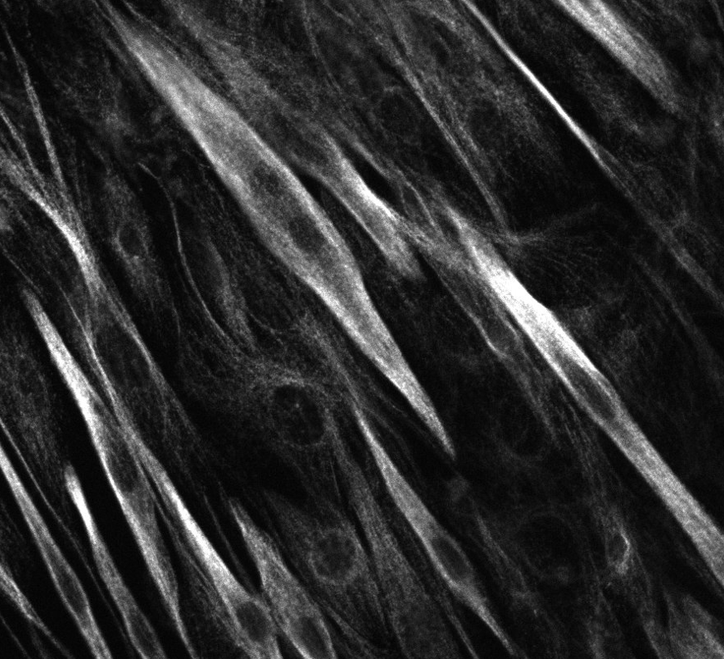
#> input picture images/image1.PNG, 724 x 659 px, shrunk from 871 x 793 before the run; its folder holds only this picture in this run
$ python nematic_batch_run.py
#> lines starting #> are read from the running program, lines starting #| are printed output that depends on the picture
### python/analyze_nematic_order.py
import numpy as np
import scipy.ndimage as ndimage
import matplotlib.pyplot as plt
from PIL import Image
import os

def analyze_nematic_order(filename, sigma, box_size, fancy=0):
    """
    Analyzes orientational order and director fields from image texture.

    Parameters:
    -----------
    filename : str
        Path to the image file.
    sigma : float
        Standard deviation of the Gaussian blur kernel (in pixels).
    box_size : int
        Size of square grid boxes for local spatial averaging (in pixels).
    fancy : int (0 or 1)
        If 1, uses a styled thick representation for the director lines.

    Returns:
    --------
    S_field : ndarray
        Interpolated local scalar nematic order parameter field (2D).
    theta_field : ndarray
        Interpolated local director angle field in radians, scaled by 1/pi (2D).
    avg_nematic_order : float
        Average scalar nematic order parameter over all boxes.
    global_nematic_order : float
        Global scalar nematic order parameter across the entire image.
    U : ndarray
        X components of local director field vectors.
    V : ndarray
        Y components of local director field vectors.
    """
#> called with filename = 'images/image1.PNG', sigma = 3, box_size = 64, fancy = 0
    # -------------------------------------------------------------------------
    # 1. Image Pre-processing
    # -------------------------------------------------------------------------
    if not os.path.exists(filename):
        raise FileNotFoundError(f"Image file not found: {filename}")

    img_pil = Image.open(filename)
#> img_pil is the input picture: PIL image 724x659 RGB; min 1, max 255, mean 43.8
    # Convert to grayscale if RGB
    if img_pil.mode in ("RGB", "RGBA"):
        img_pil = img_pil.convert("L")
#> img_pil: PIL image 724x659 L
    img = np.array(img_pil, dtype=float)

    # Scale image intensities to [0, 1] to match MATLAB's im2double
    img = img / 255.0

    # -------------------------------------------------------------------------
    # 2. Image Smoothing
    # -------------------------------------------------------------------------
    # Apply 2D Gaussian blur. Mode 'nearest' behaves closely to MATLAB's padding.
    blurred_img = ndimage.gaussian_filter(img, sigma, mode='nearest')

    # -------------------------------------------------------------------------
    # 3. Gradient Computation
    # -------------------------------------------------------------------------
    # NumPy gradient along axis 0 (y) and axis 1 (x)
    # Note: np.gradient returns (grad_y, grad_x) for a 2D array.
    Iy, Ix = np.gradient(blurred_img)
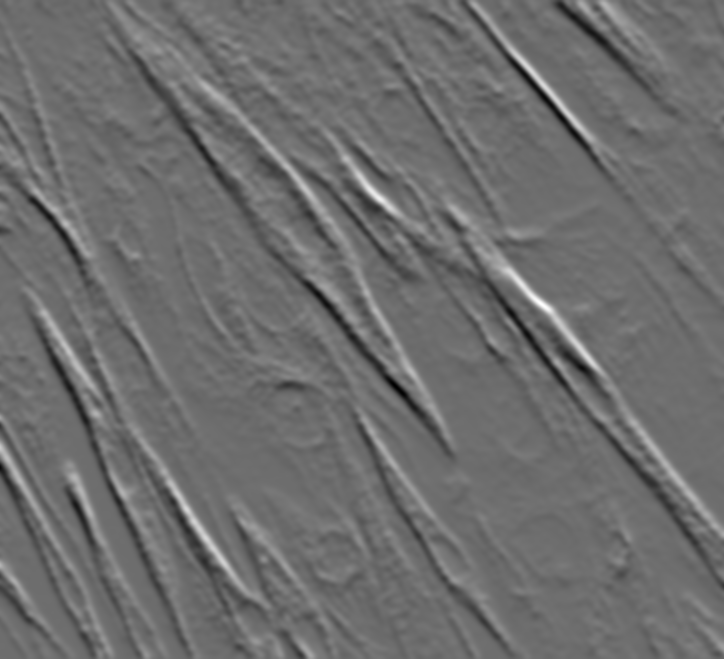
#> Iy: shape (659, 724) float64; min -0.0717, max 0.0946, mean -5.87e-05; drawn with min black and max white
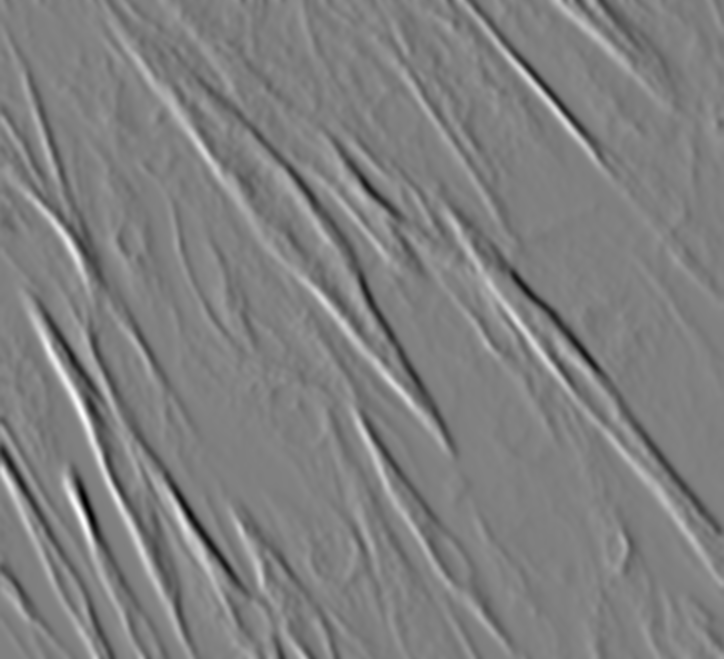
#> Ix: shape (659, 724) float64; min -0.109, max 0.107, mean -4.96e-05; drawn with min black and max white

    height, width = blurred_img.shape
#> height = 659; width = 724

    # -------------------------------------------------------------------------
    # 4. Box-wise Structure Tensor Calculations
    # -------------------------------------------------------------------------
    num_boxes_x = width // box_size
#> num_boxes_x = 11
    num_boxes_y = height // box_size
#> num_boxes_y = 10

    c2_all = np.zeros((num_boxes_y, num_boxes_x))
    s2_all = np.zeros((num_boxes_y, num_boxes_x))

    for i in range(num_boxes_y):
        for j in range(num_boxes_x):
            # Define box boundaries (0-indexed, exclusive upper bounds)
            row_start = i * box_size
            row_end = (i + 1) * box_size
            col_start = j * box_size
            col_end = (j + 1) * box_size

            # Extract gradients for the current box
            Ix_box = Ix[row_start:row_end, col_start:col_end]
            Iy_box = Iy[row_start:row_end, col_start:col_end]

            # Compute local structure tensor components
            J11 = np.mean(Ix_box**2)
            J12 = np.mean(Ix_box * Iy_box)
            J22 = np.mean(Iy_box**2)
            traceJ = J11 + J22

            if traceJ < 1e-10:
                c2 = 0.0
                s2 = 0.0
            else:
                # Normalize and compute nematic components
                c2 = (J11 - J22) / traceJ
                s2 = (2.0 * J12) / traceJ

            c2_all[i, j] = c2
            s2_all[i, j] = s2

    # -------------------------------------------------------------------------
    # 5. Scalar Nematic Order Parameter
    # -------------------------------------------------------------------------
    c2_avg = np.mean(c2_all)
#> c2_avg = 0.271
    s2_avg = np.mean(s2_all)
#> s2_avg = -0.698
    avg_nematic_order = np.sqrt(c2_avg**2 + s2_avg**2)
#> avg_nematic_order = 0.748

    # -------------------------------------------------------------------------
    # 6. Global Nematic Order Parameter (Entire Image)
    # -------------------------------------------------------------------------
    J11_global = np.mean(Ix**2)
#> J11_global = 0.000256
    J12_global = np.mean(Ix * Iy)
#> J12_global = -0.000155
    J22_global = np.mean(Iy**2)
#> J22_global = 0.000125
    traceJ_global = J11_global + J22_global
#> traceJ_global = 0.000381

    if traceJ_global < 1e-10:
        global_nematic_order = 0.0
    else:
        c2_global = (J11_global - J22_global) / traceJ_global
#> c2_global = 0.342
        s2_global = (2.0 * J12_global) / traceJ_global
#> s2_global = -0.816
        global_nematic_order = np.sqrt(c2_global**2 + s2_global**2)
#> global_nematic_order = 0.885

    print(f"Average Nematic Order (box-wise): {avg_nematic_order:.4f}")
#| Average Nematic Order (box-wise): 0.7484
    print(f"Global Nematic Order: {global_nematic_order:.4f}")
#| Global Nematic Order: 0.8850

    # -------------------------------------------------------------------------
    # 7. Field Interpolation & Visualization
    # -------------------------------------------------------------------------
    S_box = np.sqrt(c2_all**2 + s2_all**2)
    theta_box = 0.5 * np.arctan2(s2_all, c2_all)

    # Refine grid by factor of 16 (zoom = 2^4 = 16) to match MATLAB's interp2(..., 4)
    # order=1 specifies bilinear interpolation
    S_field = ndimage.zoom(S_box, 16, order=1)
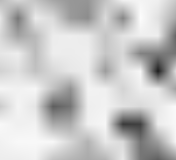
#> S_field: shape (160, 176) float64; min 0.139, max 0.991, mean 0.792
    theta_field = ndimage.zoom(theta_box / np.pi, 16, order=1)
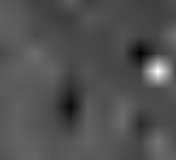
#> theta_field: shape (160, 176) float64; min -0.481, max 0.431, mean -0.189; drawn with min black and max white

    # Plot 1: Angle of the Nematic Director (sin(2*theta))
    plt.figure(figsize=(6, 5))
    plt.imshow(np.sin(theta_field * 2.0 * np.pi), cmap='twilight', aspect='equal')
    plt.colorbar(label=r'$\sin(2\theta)$')
    plt.title('Angle of the Nematic Director')
    plt.axis('image')
    plt.tight_layout()
    plt.show(block=False)

    # -------------------------------------------------------------------------
    # 8. Director Overlay (Quiver Plot)
    # -------------------------------------------------------------------------
    # Create coordinate meshgrid for box centers
    x = (np.arange(num_boxes_x) + 0.5) * box_size
    y = (np.arange(num_boxes_y) + 0.5) * box_size
    X, Y = np.meshgrid(x, y)

    # Directors are perpendicular to gradients (texture orientation = gradient angle + pi/2)
    U = np.cos(theta_box + np.pi / 2.0)
    V = np.sin(theta_box + np.pi / 2.0)

    # Plot 2: Subplots showing Director Overlay and Grayscale Angle Field
    fig, axes = plt.subplots(1, 2, figsize=(12, 6))

    # Left subplot: Grayscale image with director overlay
    axes[0].imshow(img, cmap='gray', aspect='equal')

    # Set styling based on fancy parameter
    if fancy == 1:
        # Styled representation with dot markers and thicker lines
        # Matplotlib quiver uses cartesian angles by default. We specify angles='xy', scale_units='xy'
        # scale=0.03 fits the length visually
        axes[0].quiver(X, Y, U, V, angles='xy', scale_units='xy', scale=0.03,
                       color='yellow', width=0.005, headwidth=0, headlength=0,
                       headaxislength=0, pivot='middle')
        axes[0].scatter(X, Y, color='yellow', s=10, zorder=3)
    else:
        # Standard yellow lines
        axes[0].quiver(X, Y, U, V, angles='xy', scale_units='xy', scale=0.02,
                       color='yellow', width=0.003, headwidth=0, headlength=0,
                       headaxislength=0, pivot='middle')

    axes[0].set_title('Director Field Overlay')
    axes[0].axis('image')

    # Right subplot: Grayscale representation of the angle field
    im2 = axes[1].imshow(np.sin(theta_field * 2.0 * np.pi), cmap='gray', aspect='equal')
    axes[1].set_title('Angle of the Nematic Director')
    axes[1].axis('image')

    plt.tight_layout()
    plt.show()
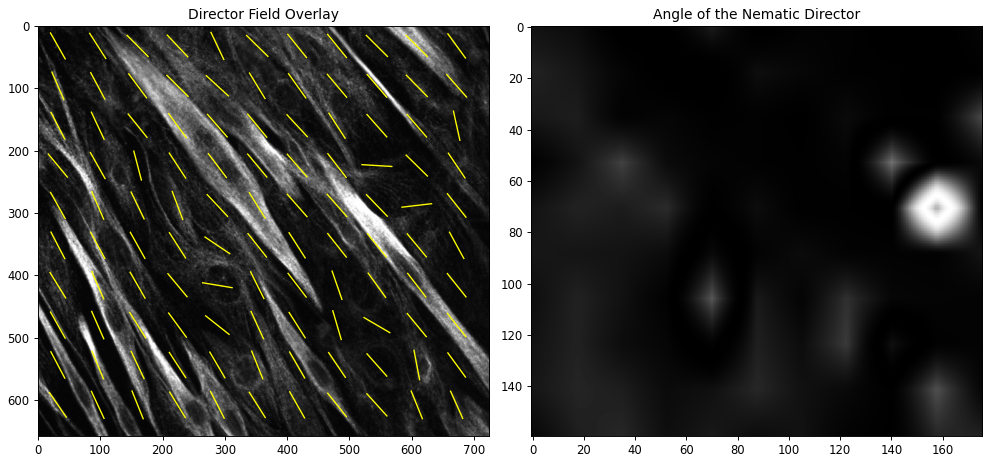
#> figure drawn by matplotlib, 2 panels

    return S_field, theta_field, avg_nematic_order, global_nematic_order, U, V

### python/nematic_batch_run.py
import os
import glob
import numpy as np
import matplotlib
# Use Agg backend for headless batch processing (saves plots to disk without opening GUI windows)
matplotlib.use('Agg')
import matplotlib.pyplot as plt
from analyze_nematic_order import analyze_nematic_order

# =========================================================================
# CONFIGURATION AND SETUP
# =========================================================================
script_dir = os.path.dirname(os.path.abspath(__file__))
in_dir = os.path.abspath(os.path.join(script_dir, "..", "images"))
out_dir = os.path.abspath(os.path.join(script_dir, "..", "batch_results_python"))

if not os.path.exists(out_dir):
    os.makedirs(out_dir)

# Find all PNG files in parent directory
png_files = glob.glob(os.path.join(in_dir, "*.png")) + glob.glob(os.path.join(in_dir, "*.PNG"))
# Keep unique files
png_files = sorted(list(set(png_files)))

num_files = len(png_files)
if num_files == 0:
    print(f"No PNG images found in: {in_dir}")
    exit(1)

print("--- Starting Python Nematic Batch Processing ---")
print(f"Found {num_files} images in folder: {in_dir}\n")

# Parameters
sigma = 3.0
box_size = 64
fancy = 0

results = []
all_dThetas = []
image_names = []

# Loop through each image
for k, filepath in enumerate(png_files):
    filename = os.path.basename(filepath)
    base_name, _ = os.path.splitext(filename)
    image_names.append(base_name)

    print(f"[{k+1}/{num_files}] Processing image: {filename}")

    # 1. Run core nematic order analysis
    # Since we are using the Agg backend, analyze_nematic_order will generate the figures
    # but plt.show() will not open them. We will capture and save the open figures.
    plt.close('all') # Clear previous plots

    S_field, theta_field, avg_S, global_S, U, V = analyze_nematic_order(
        filename=filepath,
        sigma=sigma,
        box_size=box_size,
        fancy=fancy
    )
#> avg_S = 0.748; global_S = 0.885

    # 2. Save the figures generated by the analyze_nematic_order function
    # Figure 1: Nematic Angle Map (from plt.figure() in analyze_nematic_order)
    # Figure 2: Director overlay subplots (from plt.subplots() in analyze_nematic_order)
    fig_ids = plt.get_fignums()

    if len(fig_ids) >= 1:
        fig1 = plt.figure(fig_ids[0])
        fig1.savefig(os.path.join(out_dir, f"{base_name}_angle_map.png"), dpi=150)

    if len(fig_ids) >= 2:
        fig2 = plt.figure(fig_ids[1])
        fig2.savefig(os.path.join(out_dir, f"{base_name}_director_overlay.png"), dpi=150)

    plt.close('all')

    # 3. Calculate orientation angle statistics
    # theta_field output is scaled as theta / pi. Multiply by pi, then convert to degrees.
    theta = theta_field * np.pi
    dTheta = (theta - np.mean(theta)) * 180.0 / np.pi
    dTheta_flat = dTheta.flatten()
    all_dThetas.append(dTheta_flat)

    ang_variance = np.var(dTheta_flat)
#> ang_variance = 131.4

    results.append({
        'name': filename,
        'avg_S': avg_S,
        'global_S': global_S,
        'ang_variance': ang_variance
    })

    # 4. Generate and save the fluctuation histogram for this specific image
    plt.figure(figsize=(6, 4))
    plt.hist(dTheta_flat, bins=30, weights=np.ones_like(dTheta_flat)/len(dTheta_flat),
             facecolor='skyblue', edgecolor='black', alpha=0.8)
    plt.xlabel('Angular Fluctuation $\Delta\\theta$ (degrees)')
    plt.ylabel('Probability')
    plt.title(f'Orientation Fluctuations: {filename}')
    plt.grid(axis='y', linestyle='--', alpha=0.7)
    plt.tight_layout()
    plt.savefig(os.path.join(out_dir, f"{base_name}_fluctuation_histogram.png"), dpi=150)
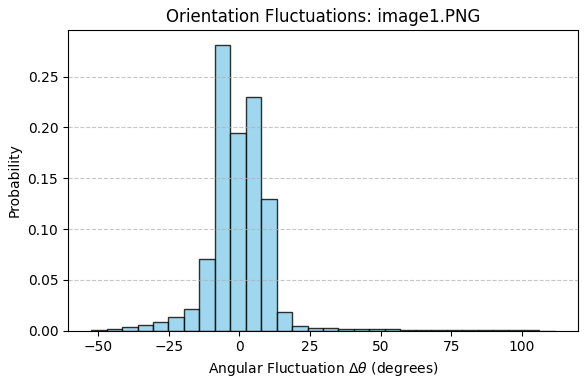
#> figure drawn by matplotlib, 1 panel; tallest bar 0.282 high, from x = -8.66 to -3.18
    plt.close()

    print(f"  -> Saved figures to: {out_dir}")
    print(f"  -> Avg S: {avg_S:.4f} | Global S: {global_S:.4f} | Angular Var: {ang_variance:.4f} deg^2\n")
#|   -> Avg S: 0.7484 | Global S: 0.8850 | Angular Var: 131.4257 deg^2

# =========================================================================
# POST-PROCESSING: COMPARATIVE STATISTICS & PLOTS
# =========================================================================

# 1. Create a comparative probability histogram overlaying all datasets
plt.figure(figsize=(8, 6))

colors = ['blue', 'red', 'orange', 'purple', 'green']
for k in range(num_files):
    color = colors[k % len(colors)]
    # Define same bins to overlay fairly
    counts, bins = np.histogram(all_dThetas[k], bins=np.linspace(-90, 90, 31))
    # Normalize counts to represent probabilities
    probabilities = counts / len(all_dThetas[k])

    # Plot stairs histogram manually to mirror MATLAB's stairs histogram style
    bin_centers = 0.5 * (bins[:-1] + bins[1:])
    # Using step plot for stairs appearance
    plt.step(bins[:-1], probabilities, where='post', color=color, label=results[k]['name'], linewidth=2)

plt.xlabel(r'Relative Orientation $\Delta\theta$ (degrees)', fontsize=12)
plt.ylabel('Probability', fontsize=12)
plt.title('Comparison of Director Orientation Fluctuations', fontsize=14)
plt.ylim(0, 0.12)
plt.grid(axis='y', linestyle='--', alpha=0.7)
plt.legend(frameon=False, fontsize=10)

ax = plt.gca()
ax.spines['top'].set_visible(False)
ax.spines['right'].set_visible(False)
ax.set_facecolor('none')

compare_path = os.path.join(out_dir, "comparative_histograms.png")
plt.tight_layout()
plt.savefig(compare_path, dpi=200)
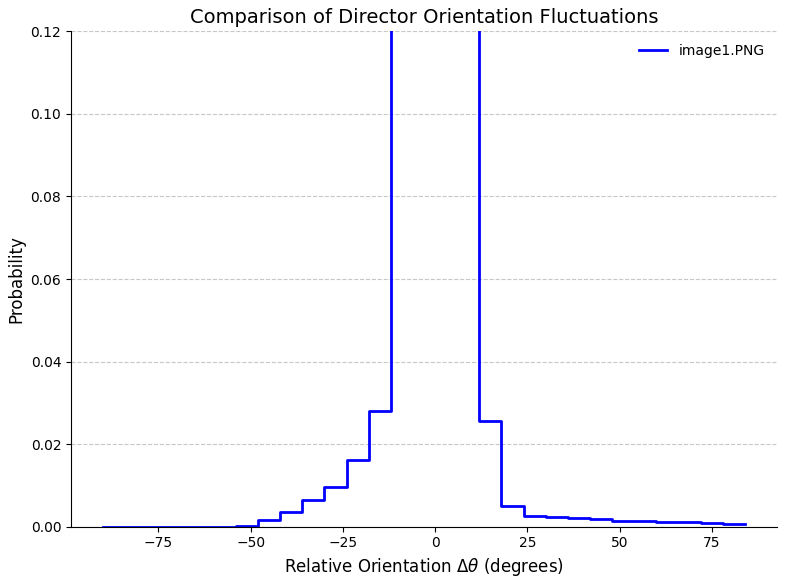
#> figure drawn by matplotlib, 1 panel; curve peaks at x = -6, y = 0.295
plt.close()
print(f"Saved comparative plot to: {compare_path}\n")

# 2. Print Summary Table to Console and save to CSV
print("=========================================================================")
print(f"{'Image Filename':<25} | {'Average S':<12} | {'Global S':<12} | {'Angular Var (deg^2)':<16}")
print("-------------------------------------------------------------------------")

csv_path = os.path.join(out_dir, "nematic_summary.csv")
with open(csv_path, 'w') as f:
    f.write("Image Filename,Average S,Global S,Angular Variance (deg2)\n")
    for r in results:
        print(f"{r['name']:<25} | {r['avg_S']:<12.4f} | {r['global_S']:<12.4f} | {r['ang_variance']:<16.4f}")
        f.write(f"{r['name']},{r['avg_S']:.6f},{r['global_S']:.6f},{r['ang_variance']:.6f}\n")
#> this loop made 1 pass
#| image1.PNG                | 0.7484       | 0.8850       | 131.4257

print("=========================================================================")
print(f"Saved CSV Summary Report to: {csv_path}")
print("--- Batch Processing Completed Successfully ---")

$ run again, on images/image2.PNG
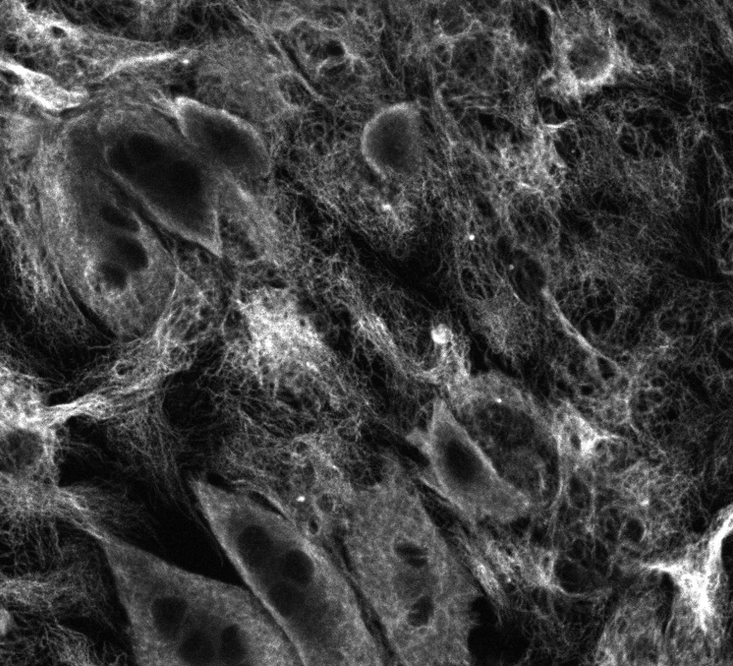
#> input picture images/image2.PNG, 733 x 666 px, shrunk from 882 x 801 before the run
#> in analyze_nematic_order, img_pil is the input picture: PIL image 733x666 RGB; min 0, max 255, mean 63.5
#> img_pil: PIL image 733x666 L
#> in analyze_nematic_order, `Iy, Ix = np.gradient(blurred_img)`:
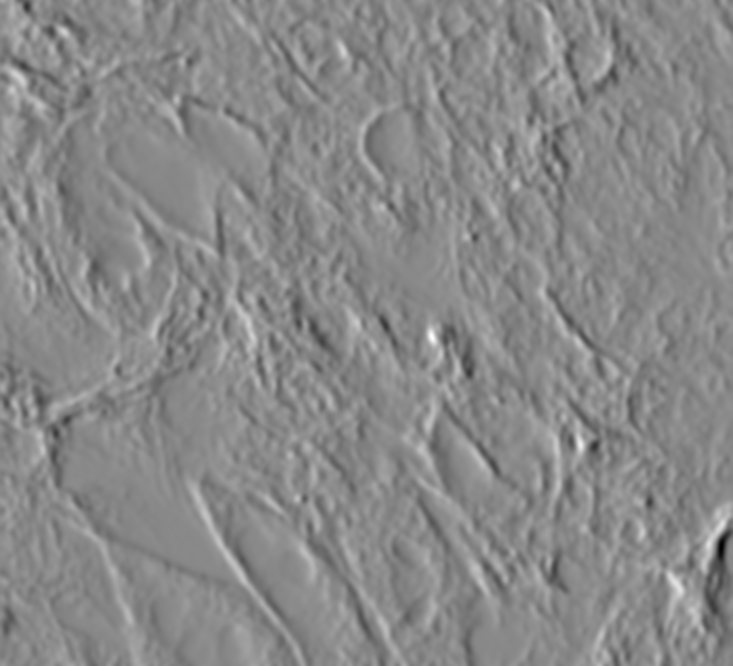
#> Ix: shape (666, 733) float64; min -0.112, max 0.0965, mean -0.000176; drawn with min black and max white
#> c2_avg = 0.0495
#> s2_avg = -0.261
#> avg_nematic_order = 0.266
#> J11_global = 0.000145
#> J12_global = -3.02e-05
#> J22_global = 0.000136
#> traceJ_global = 0.000281
#> c2_global = 0.0323
#> s2_global = -0.215
#> global_nematic_order = 0.217
#| Average Nematic Order (box-wise): 0.2657
#| Global Nematic Order: 0.2172
#> avg_S = 0.266; global_S = 0.217
#> ang_variance = 566.8
#|   -> Avg S: 0.2657 | Global S: 0.2172 | Angular Var: 566.8479 deg^2
#> `plt.savefig(compare_path, dpi=200)`:
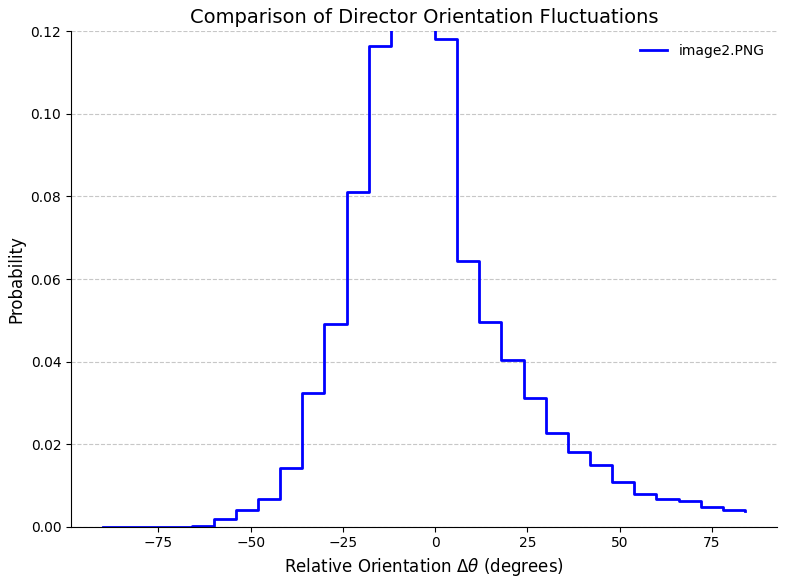
#> figure drawn by matplotlib, 1 panel; curve peaks at x = -12, y = 0.149
#> the loop `for r in results:` made 1 pass
#| image2.PNG                | 0.2657       | 0.2172       | 566.8479
